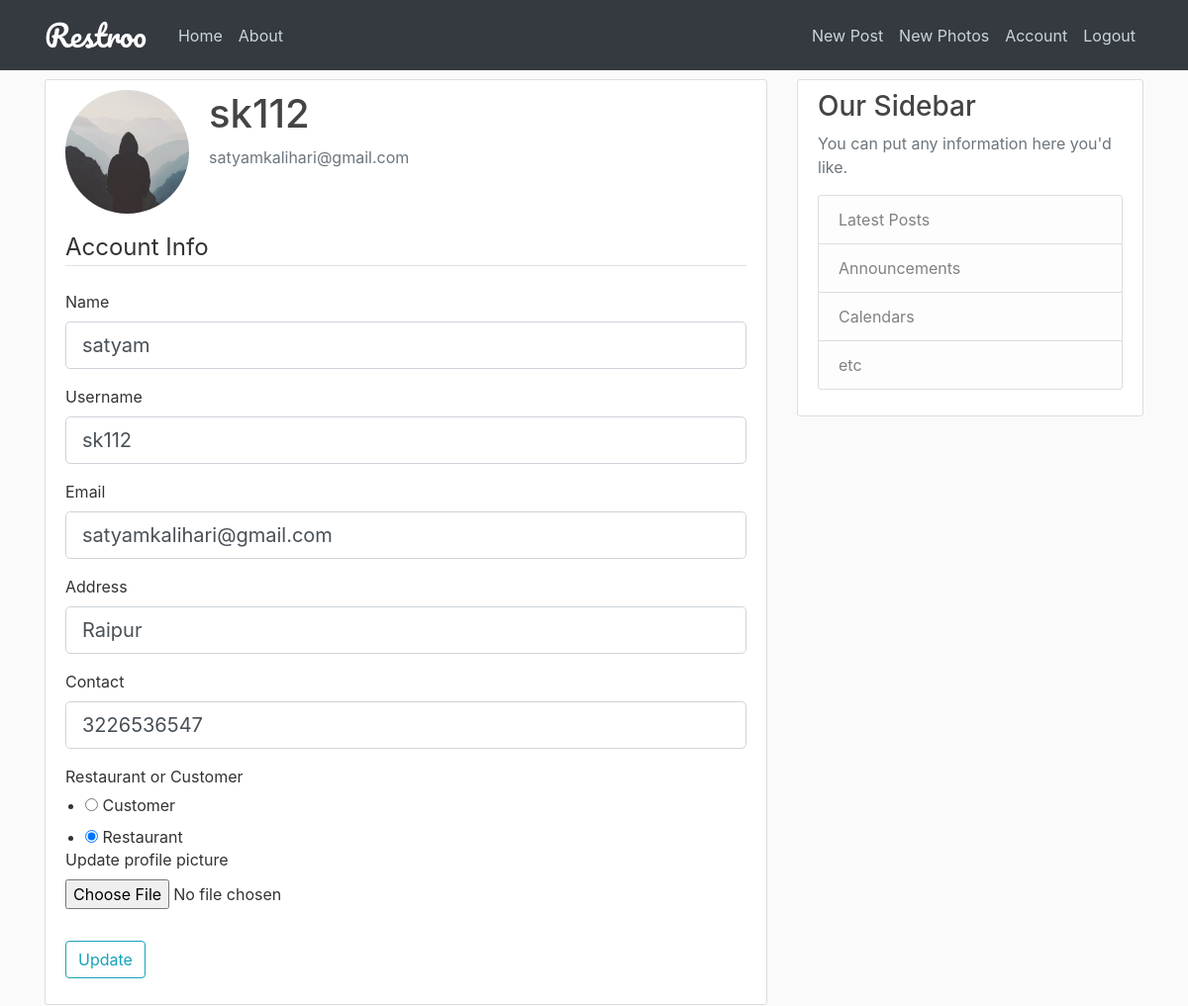
The app's page /account (signed in) with its own data.
### restroo/models.py (models this page shows, shortened)
class User(db.Model, UserMixin):
    id = db.Column(db.Integer, primary_key=True)
    name = db.Column(db.String(100), nullable=False)
    username = db.Column(db.String(20), unique=True, nullable=False)
    email = db.Column(db.String(120), unique=True, nullable=False)
    address = db.Column(db.Text, nullable=False)
    contact = db.Column(db.Integer, nullable=False)
    role = db.Column(db.String(20), nullable=False, default="customer")
    image_file = db.Column(db.String(20), nullable=False, default='default.jpg')
    password = db.Column(db.String(60), nullable=False)
    table = db.relationship('Tables', backref='restaurant', lazy=True)
    medias = db.relationship('Media', backref='uploader', lazy=True)
    posts = db.relationship('Post', back_populates='author', lazy=True)
    bookings = db.relationship('Booking', back_populates='booker', lazy=True,
                               primaryjoin='User.id==Booking.cust_id')
    reserves = db.relationship('Booking', back_populates='bookplace', lazy=True,
                               primaryjoin='User.id==Booking.rest_id')
    reviewed_by = db.relationship('Review', back_populates='reviewer', lazy=True,
                                  primaryjoin='User.id==Review.cust_id')
    reviewed_at = db.relationship('Review', back_populates='reviewplace', lazy=True,
                                  primaryjoin='User.id==Review.rest_id')

### restroo/routes.py (the view)
@app.route("/account", methods=['GET', 'POST'])
@login_required
def account():
    form = UpdateAccountForm()
    if form.validate_on_submit():
        if form.picture.data:
            picture_file = save_picture(form.picture.data)
            current_user.image_file = picture_file
        current_user.name = form.name.data
        current_user.email = form.email.data
        current_user.username = form.username.data
        current_user.contact = form.contact.data
        current_user.address = form.address.data
        current_user.role = form.role.data
        db.session.commit()
        flash('Your data have been updated successfully', 'success')
        return redirect(url_for('account'))
    elif request.method == 'GET':
        form.name.data = current_user.name
        form.username.data = current_user.username
        form.email.data = current_user.email
        form.contact.data = current_user.contact
        form.address.data = current_user.address
        form.role.data = current_user.role
    image_file = url_for('static', filename='profile_pics/' + current_user.image_file)
    return render_template('account.html', title='Account', image_file=image_file, form=form)

### restroo/forms.py (shortened to what this page needs)
class UpdateAccountForm(FlaskForm):
    name = StringField('Name', validators=[DataRequired()])
    username = StringField('Username',
                           validators=[DataRequired(), Length(min=2, max=20)])
    email = StringField('Email',
                        validators=[DataRequired(), Email()])
    address = StringField('Address', validators=[DataRequired()])
    contact = StringField('Contact', validators=[DataRequired()])
    role = RadioField('Restaurant or Customer', choices=[('customer', 'Customer'), ('restaurant', 'Restaurant')])
    picture = FileField('Update profile picture', validators=[FileAllowed(['jpg', 'png'])])
    submit = SubmitField('Update')

### restroo/models.py (called while the page is built)
@login_manager.user_loader
def load_user(user_id):
    return User.query.get(int(user_id))

### restroo/templates/account.html (shortened to what this page needs)
{% extends "layout.html" %}
{% block content %}
    <div class="content-section">
  <div class="media">
    <img class="rounded-circle account-img" src="{{ image_file }}">
    <div class="media-body">
      <h2 class="account-heading">{{ current_user.username }}</h2>
      <p class="text-secondary">{{ current_user.email }}</p>
    </div>
  </div>
        <form method="POST" action="" enctype="multipart/form-data">
            <fieldset class="form-group">
                <legend class="border-bottom mb-4">Account Info</legend>
                <div class="form-group">
                    {{ form.name.label(class="form-control-label") }}
                    {% if form.name.errors %}
                        {{ form.name(class="form-control form-control-lg is-invalid") }}
                        <div class="invalid-feedback">
                            {% for error in form.name.errors %}
                                <span>{{ error }}</span>
                            {% endfor %}
                        </div>
                    {% else %}
                        {{ form.name(class="form-control form-control-lg") }}
                    {% endif %}
                </div>
                <div class="form-group">
                    {{ form.username.label(class="form-control-label") }}
                    {% if form.username.errors %}
                        {{ form.username(class="form-control form-control-lg is-invalid") }}
                        <div class="invalid-feedback">
                            {% for error in form.username.errors %}
                                <span>{{ error }}</span>
                            {% endfor %}
                        </div>
                    {% else %}
                        {{ form.username(class="form-control form-control-lg") }}
                    {% endif %}
                </div>
                <div class="form-group">
                    {{ form.email.label(class="form-control-label") }}
                    {% if form.email.errors %}
                        {{ form.email(class="form-control form-control-lg is-invalid") }}
                        <div class="invalid-feedback">
                            {% for error in form.email.errors %}
                                <span>{{ error }}</span>
                            {% endfor %}
                        </div>
                    {% else %}
                        {{ form.email(class="form-control form-control-lg") }}
                    {% endif %}
                </div>
                <div class="form-group">
                    {{ form.address.label(class="form-control-label") }}
                    {% if form.address.errors %}
                        {{ form.address(class="form-control form-control-lg is-invalid") }}
                        <div class="invalid-feedback">
                            {% for error in form.address.errors %}
                                <span>{{ error }}</span>
                            {% endfor %}
                        </div>
                    {% else %}
                        {{ form.address(class="form-control form-control-lg") }}
                    {% endif %}
                </div>
                <div class="form-group">
                    {{ form.contact.label(class="form-control-label") }}
                    {% if form.contact.errors %}
                        {{ form.contact(class="form-control form-control-lg is-invalid") }}
                        <div class="invalid-feedback">
                            {% for error in form.contact.errors %}
                                <span>{{ error }}</span>
                            {% endfor %}
                        </div>
                    {% else %}
                        {{ form.contact(class="form-control form-control-lg") }}
                    {% endif %}
                </div>
            <div class="form-group" style="margin-bottom: 60px">
                {{ form.role.label(class="form-check-label") }}
                {{ form.role(class="form-check-input") }}
            </div>
            <div class="form-group">
                    {{ form.picture.label() }}
                    {{ form.picture(class='form-control-file') }}
            </div>
            </fieldset>
            <div class="form-group">
                {{ form.submit(class="btn btn-outline-info") }}
            </div>
        </form>
</div>
{% endblock content %}

### restroo/static/main.css (style rules this page uses)
body { background: #fafafa; color: #333333; margin-top: 5rem; }
h1, h2, h3, h4, h5, h6 { color: #444444; }
.content-section { background: #ffffff; padding: 10px 20px; border: 1px solid #dddddd; border-radius: 3px; margin-bottom: 20px; }
.account-img { height: 125px; width: 125px; margin-right: 20px; margin-bottom: 16px; }
.account-heading { font-size: 2.5rem; }

### records on screen
User: username "sk112", email "satyamkalihari@gmail.com", name "satyam", address "Raipur", contact "3226536547", role "☐ Customer ☑ Restaurant"
